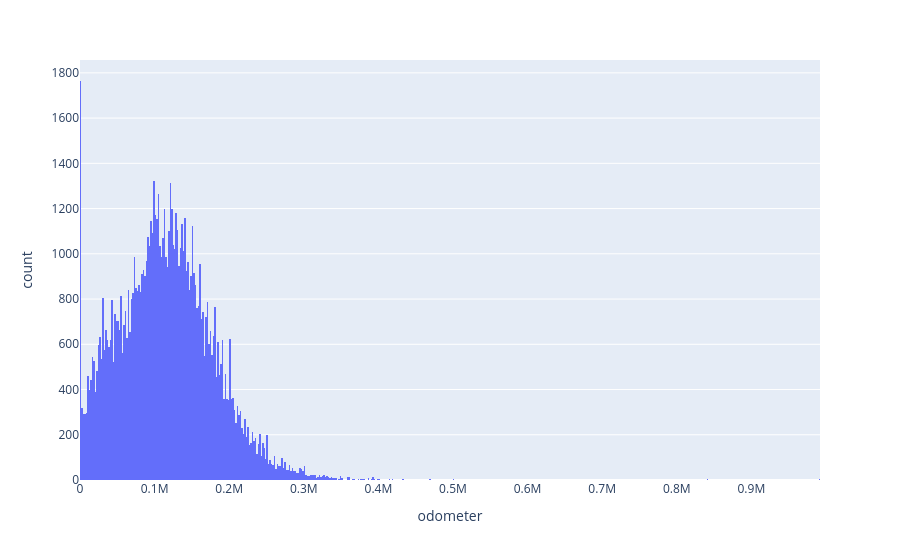
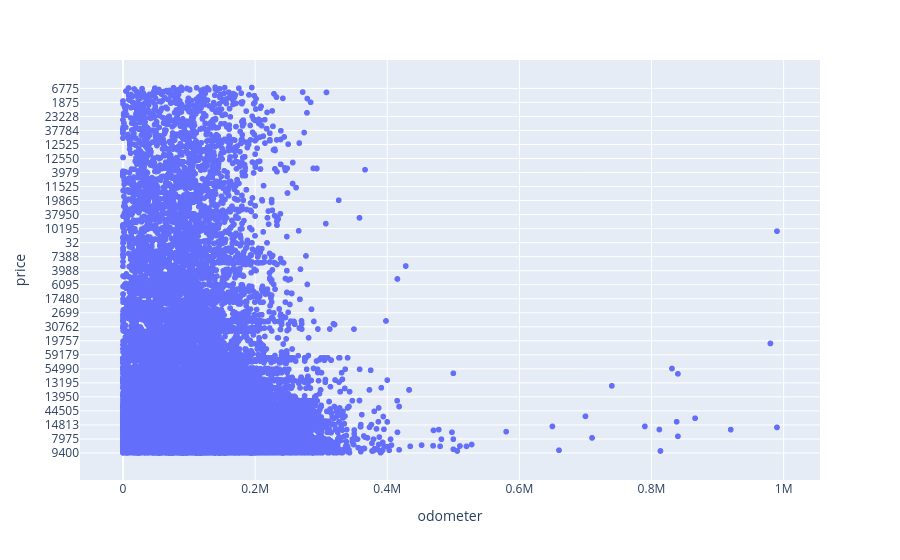

Notebook cell for these charts, in order:
### Code cell
# Exemplo do projeto

fig = px.histogram(car_data, x="odometer") # criar um histograma
fig.show() # exibindo
print()
print()
fig = px.scatter(car_data, x="odometer", y="price") # criar um gráfico de dispersão
fig.show() # exibindo

### Figure 1 — Plotly figure (JSON) as saved in the notebook; plotly's stock layout.template omitted (floating-point values rounded to 4 significant figures; data arrays with more than 128 entries replaced by an {"elided": "..."} marker saying what was removed)
{"data": [{"bingroup": "x", "hovertemplate": "odometer=%{x}<br>count=%{y}<extra></extra>", "legendgroup": "", "marker": {"color": "#636efa", "pattern": {"shape": ""}}, "name": "", "orientation": "v", "showlegend": false, "type": "histogram", "x": {"elided": "103053 mixed values"}, "xaxis": "x", "yaxis": "y"}], "layout": {"barmode": "relative", "legend": {"tracegroupgap": 0}, "margin": {"t": 60}, "xaxis": {"anchor": "y", "domain": [0, 1], "title": {"text": "odometer"}}, "yaxis": {"anchor": "x", "domain": [0, 1], "title": {"text": "count"}}}}

### Figure 2 — Plotly figure (JSON) as saved in the notebook; plotly's stock layout.template omitted (floating-point values rounded to 4 significant figures; data arrays with more than 128 entries replaced by an {"elided": "..."} marker saying what was removed)
{"data": [{"hovertemplate": "odometer=%{x}<br>price=%{y}<extra></extra>", "legendgroup": "", "marker": {"color": "#636efa", "symbol": "circle"}, "mode": "markers", "name": "", "showlegend": false, "type": "scattergl", "x": {"elided": "103053 mixed values"}, "xaxis": "x", "y": {"elided": "103053 str values"}, "yaxis": "y"}], "layout": {"legend": {"tracegroupgap": 0}, "margin": {"t": 60}, "xaxis": {"anchor": "y", "domain": [0, 1], "title": {"text": "odometer"}}, "yaxis": {"anchor": "x", "domain": [0, 1], "title": {"text": "price"}}}}
